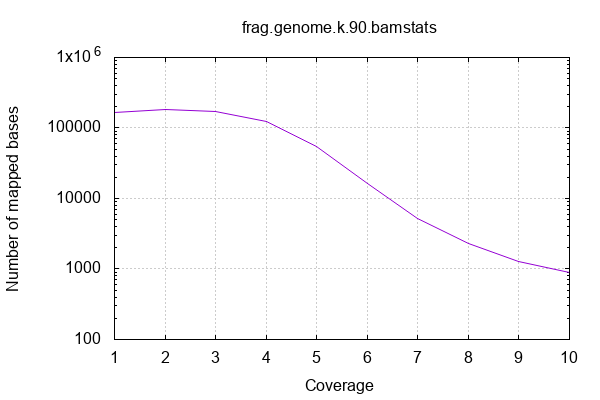

Write the gnuplot code that produced this figure.

            set terminal png size 600,400 truecolor
            set output "frag.genome.k.90/coverage.png"
            set grid xtics ytics y2tics back lc rgb "#cccccc"
            set ylabel "Number of mapped bases"
            set xlabel "Coverage"
            set log y
            set style fill solid border -1
            set title "frag.genome.k.90.bamstats"
            set xrange [:10]
            plot '-' with lines notitle
        1	165597
2	181197
3	171192
4	122172
5	54902
6	16225
7	5175
8	2287
9	1286
10	887
11	307
12	71
13	48
14	65
15	58
16	23
17	7
end
